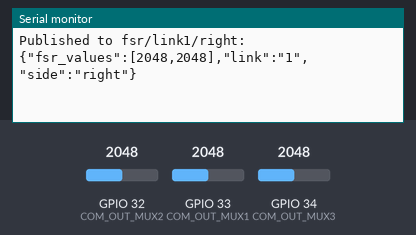
Bench run of a sketch on a simulated ESP32. On the bench: the last lines printed to the serial monitor. Inputs (shaded band) come from the test bench; at power-on: GPIO 32 (COM_OUT_MUX2) = 2048, GPIO 33 (COM_OUT_MUX1) = 2048, GPIO 34 (COM_OUT_MUX3) = 2048. WiFi joins after 1.5 s; servers stay silent unless stated; no MQTT or app messages arrive unless stated.

Above: at 2.7 s.
2.8 s: GPIO 32 (COM_OUT_MUX2) set to 2866
At 3.7 s:
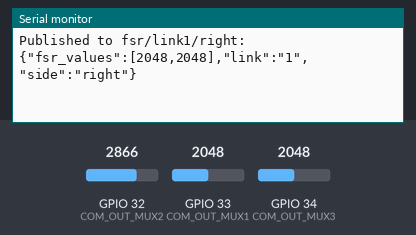
4.3 s: GPIO 33 (COM_OUT_MUX1) set to 2866
At 4.8 s:
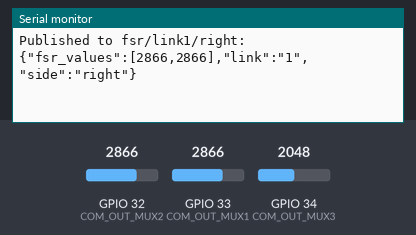
5.8 s: GPIO 34 (COM_OUT_MUX3) set to 2866
7.3 s: GPIO 32 (COM_OUT_MUX2) set to 3603
At 8.0 s:
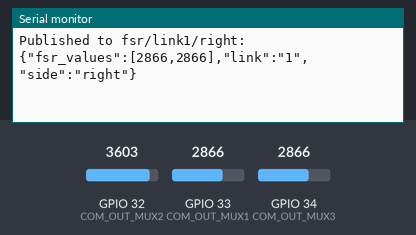
8.8 s: GPIO 33 (COM_OUT_MUX1) set to 3603
At 9.7 s:
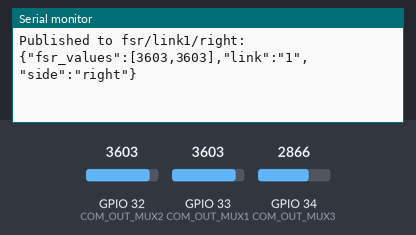
10.3 s: GPIO 34 (COM_OUT_MUX3) set to 3603
Timing chart, 0 to 12.8 s (numbered marks = the images above; inputs shaded):
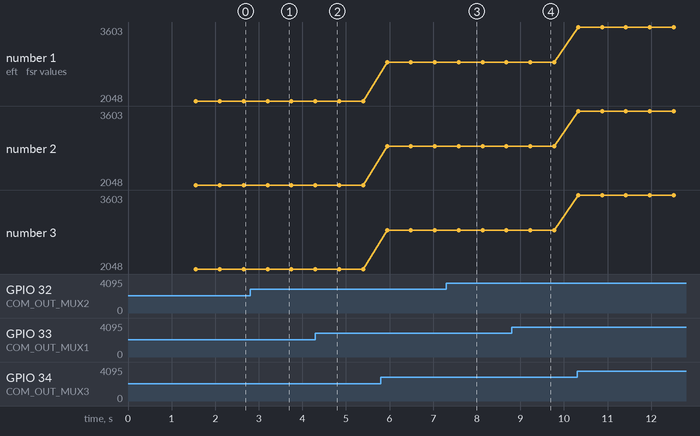

Measured:
- after the input at 2.8 s, the serial monitor: prints a new line after 0.41 s (image 1)
- after the input at 4.3 s, the serial monitor: prints a new line at once (image 2)
- after the input at 7.3 s, the serial monitor: prints a new line after 0.29 s (image 3)
- after the input at 8.8 s, the serial monitor: prints a new line after 0.45 s (image 4)

The sketch:

ESP2_MQTT.ino
```cpp
#include <WiFi.h>
#include <PubSubClient.h>
#include <ArduinoJson.h>

#define S0_MUX1 17
#define S1_MUX1 16
#define S2_MUX1 14
#define S3_MUX1 13
#define COM_OUT_MUX1 33

#define S0_MUX2 23
#define S1_MUX2 22
#define S2_MUX2 21
#define S3_MUX2 19
#define COM_OUT_MUX2 32

#define S0_MUX3 25
#define S1_MUX3 4
#define S2_MUX3 27
#define S3_MUX3 26
#define COM_OUT_MUX3 34

#define FSR_THRESHOLD 2000

const char* ssid = "Techolution";
const char* password = "techolutionisthebe$t";
const char* mqtt_server = "192.168.1.100";
const int mqtt_port = 1820;

WiFiClient espClient;
PubSubClient client(espClient);

const int link3_left[] = { 3, 0, 3, 1, 3, 2, 3, 3, 3, 4, 3, 5, 3, 6, 3, 7, 3, 8 };
const int link2_left[] = { 2, 0, 2, 1, 2, 2, 2, 3, 2, 4, 2, 5 };
const int link1_left[] = { 3, 9, 3, 11 };

const int link3_right[] = { 1, 4, 1, 8, 1, 3, 1, 9, 1, 10, 1, 5, 1, 6, 1, 11, 1, 7 };
const int link2_right[] = { 2, 6, 2, 7, 2, 8, 2, 11, 2, 9, 2, 10 };
const int link1_right[] = { 1, 0, 1, 2 };

void setupWiFi();
void reconnect();
void handleFSR(const char* linkName, const char* side, const int* group, int size);
void publishFSRValues(const char* linkName, const char* side, JsonDocument& doc);
void selectMuxChannel(int mux, int channel);
int readMux(int mux, int channel);

void setup()
{
  Serial.begin(115200);
  setupWiFi();
  client.setServer(mqtt_server, mqtt_port);

  pinMode(S0_MUX1, OUTPUT);
  pinMode(S1_MUX1, OUTPUT);
  pinMode(S2_MUX1, OUTPUT);
  pinMode(S3_MUX1, OUTPUT);
  pinMode(COM_OUT_MUX1, INPUT);

  pinMode(S0_MUX2, OUTPUT);
  pinMode(S1_MUX2, OUTPUT);
  pinMode(S2_MUX2, OUTPUT);
  pinMode(S3_MUX2, OUTPUT);
  pinMode(COM_OUT_MUX2, INPUT);

  pinMode(S0_MUX3, OUTPUT);
  pinMode(S1_MUX3, OUTPUT);
  pinMode(S2_MUX3, OUTPUT);
  pinMode(S3_MUX3, OUTPUT);
  pinMode(COM_OUT_MUX3, INPUT);

  Serial.println("Setup complete.");
}

void loop()
{
  if (!client.connected())
  {
    reconnect();
  }
  client.loop();

  handleFSR("3", "left", link3_left, sizeof(link3_left) / sizeof(link3_left[0]));
  handleFSR("2", "left", link2_left, sizeof(link2_left) / sizeof(link2_left[0]));
  handleFSR("1", "left", link1_left, sizeof(link1_left) / sizeof(link1_left[0]));

  handleFSR("3", "right", link3_right, sizeof(link3_right) / sizeof(link3_right[0]));
  handleFSR("2", "right", link2_right, sizeof(link2_right) / sizeof(link2_right[0]));
  handleFSR("1", "right", link1_right, sizeof(link1_right) / sizeof(link1_right[0]));

  delay(500);
}

void handleFSR(const char* linkName, const char* side, const int* group, int size)
{
  StaticJsonDocument<512> doc;
  JsonArray fsrValues = doc.createNestedArray("fsr_values");

  bool sendData = false;

  for (int i = 0; i < size; i += 2)
  {
    int mux = group[i];
    int channel = group[i + 1];
    int fsrValue = readMux(mux, channel);

    if (fsrValue > FSR_THRESHOLD)
    {
      sendData = true;
      fsrValues.add(fsrValue);
    }
    else
    {
      fsrValues.add(0);
    }
  }

  if (sendData)
  {
    publishFSRValues(linkName, side, doc);
  }
}

void publishFSRValues(const char* linkName, const char* side, JsonDocument& doc)
{
  doc["link"] = linkName;
  doc["side"] = side;

  char buffer[512];
  serializeJson(doc, buffer);

  String topic = "fsr/link" + String(linkName) + "/" + side;
  client.publish(topic.c_str(), buffer);

  Serial.printf("Published to %s: %s\n", topic.c_str(), buffer);
}

void selectMuxChannel(int mux, int channel)
{
  switch (mux)
  {
    case 1:
      digitalWrite(S0_MUX1, channel & 0x01);
      digitalWrite(S1_MUX1, (channel >> 1) & 0x01);
      digitalWrite(S2_MUX1, (channel >> 2) & 0x01);
      digitalWrite(S3_MUX1, (channel >> 3) & 0x01);
      break;
    case 2:
      digitalWrite(S0_MUX2, channel & 0x01);
      digitalWrite(S1_MUX2, (channel >> 1) & 0x01);
      digitalWrite(S2_MUX2, (channel >> 2) & 0x01);
      digitalWrite(S3_MUX2, (channel >> 3) & 0x01);
      break;
    case 3:
      digitalWrite(S0_MUX3, channel & 0x01);
      digitalWrite(S1_MUX3, (channel >> 1) & 0x01);
      digitalWrite(S2_MUX3, (channel >> 2) & 0x01);
      digitalWrite(S3_MUX3, (channel >> 3) & 0x01);
      break;
  }
}

int readMux(int mux, int channel)
{
  selectMuxChannel(mux, channel);
  delayMicroseconds(5);
  if (mux == 1)
  {
    return analogRead(COM_OUT_MUX1);
  }
  if (mux == 2)
  {
    return analogRead(COM_OUT_MUX2);
  }
  if (mux == 3)
  {
    return analogRead(COM_OUT_MUX3);
  }
  return 0;
}

void setupWiFi()
{
  Serial.printf("Connecting to Wi-Fi: %s\n", ssid);
  WiFi.begin(ssid, password);
  while (WiFi.status() != WL_CONNECTED)
  {
    delay(500);
    Serial.print(".");
  }
  Serial.printf("\nWi-Fi connected. IP Address: %s\n", WiFi.localIP().toString().c_str());
}

void reconnect()
{
  while (!client.connected())
  {
    Serial.printf("Connecting to MQTT...");
    if (client.connect("ESP32_FSR_Client"))
    {
      Serial.println("Connected to MQTT broker.");
    } else
    {
      Serial.printf("Failed (rc=%d). Retrying in 5 seconds...\n", client.state());
      delay(5000);
    }
  }
}
```
